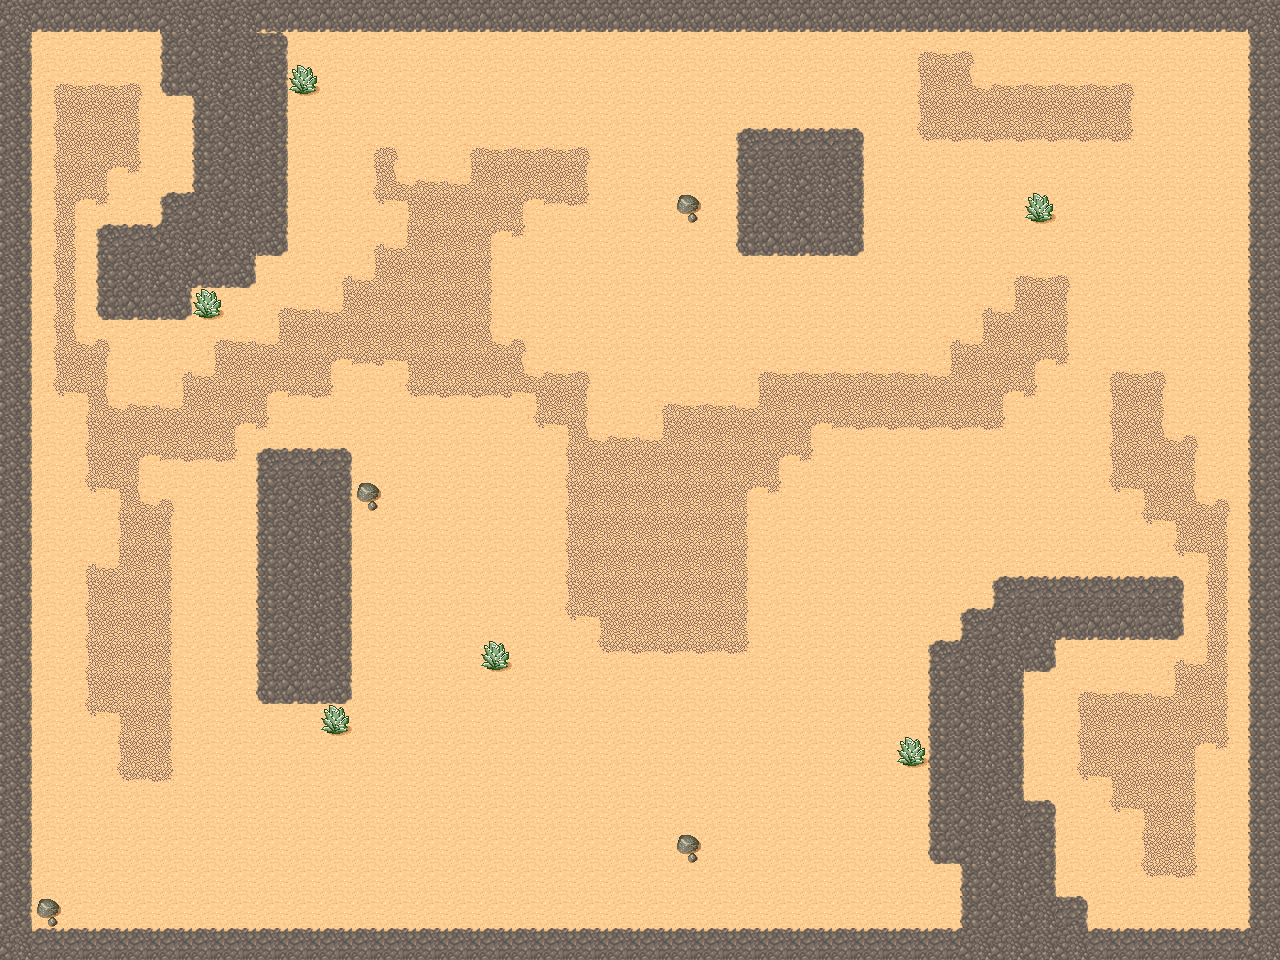

This is a level from a 2D game, rendered from its Tiled map with the project's own tilesets. A one-line summary and the map file follow, with tile-layer data summarised:
An orthogonal 40x30 tile map with 32x32 px tiles, 1 tile layer (Mark).

<map version="1.0" orientation="orthogonal" width="40" height="30" tilewidth="32" tileheight="32">
 <tileset firstgid="1" name="tmw_desert_spacing" tilewidth="32" tileheight="32" spacing="1" margin="1">
  <image source="tmw_desert_spacing.png" width="265" height="199" />
  <tile id="0">
   <properties>
    <property name="blocked" value="true" />
   </properties>
  </tile>
  <tile id="1">
   <properties>
    <property name="blocked" value="true" />
   </properties>
  </tile>
  <tile id="2">
   <properties>
    <property name="blocked" value="true" />
   </properties>
  </tile>
  <tile id="8">
   <properties>
    <property name="blocked" value="true" />
   </properties>
  </tile>
  <tile id="9">
   <properties>
    <property name="blocked" value="true" />
   </properties>
  </tile>
  <tile id="10">
   <properties>
    <property name="blocked" value="true" />
   </properties>
  </tile>
  <tile id="16">
   <properties>
    <property name="blocked" value="true" />
   </properties>
  </tile>
  <tile id="17">
   <properties>
    <property name="blocked" value="true" />
   </properties>
  </tile>
  <tile id="18">
   <properties>
    <property name="blocked" value="true" />
   </properties>
  </tile>
  <tile id="19">
   <properties>
    <property name="blocked" value="true" />
   </properties>
  </tile>
  <tile id="20">
   <properties>
    <property name="blocked" value="true" />
   </properties>
  </tile>
  <tile id="27">
   <properties>
    <property name="blocked" value="true" />
   </properties>
  </tile>
  <tile id="28">
   <properties>
    <property name="blocked" value="true" />
   </properties>
  </tile>
  <tile id="31">
   <properties>
    <property name="blocked" value="true" />
   </properties>
  </tile>
 </tileset>
 <layer name="Mark" width="40" height="30">
  <data>[1200 cells, 1200 non-empty, 29 distinct tile ids]</data>
 </layer>
</map>